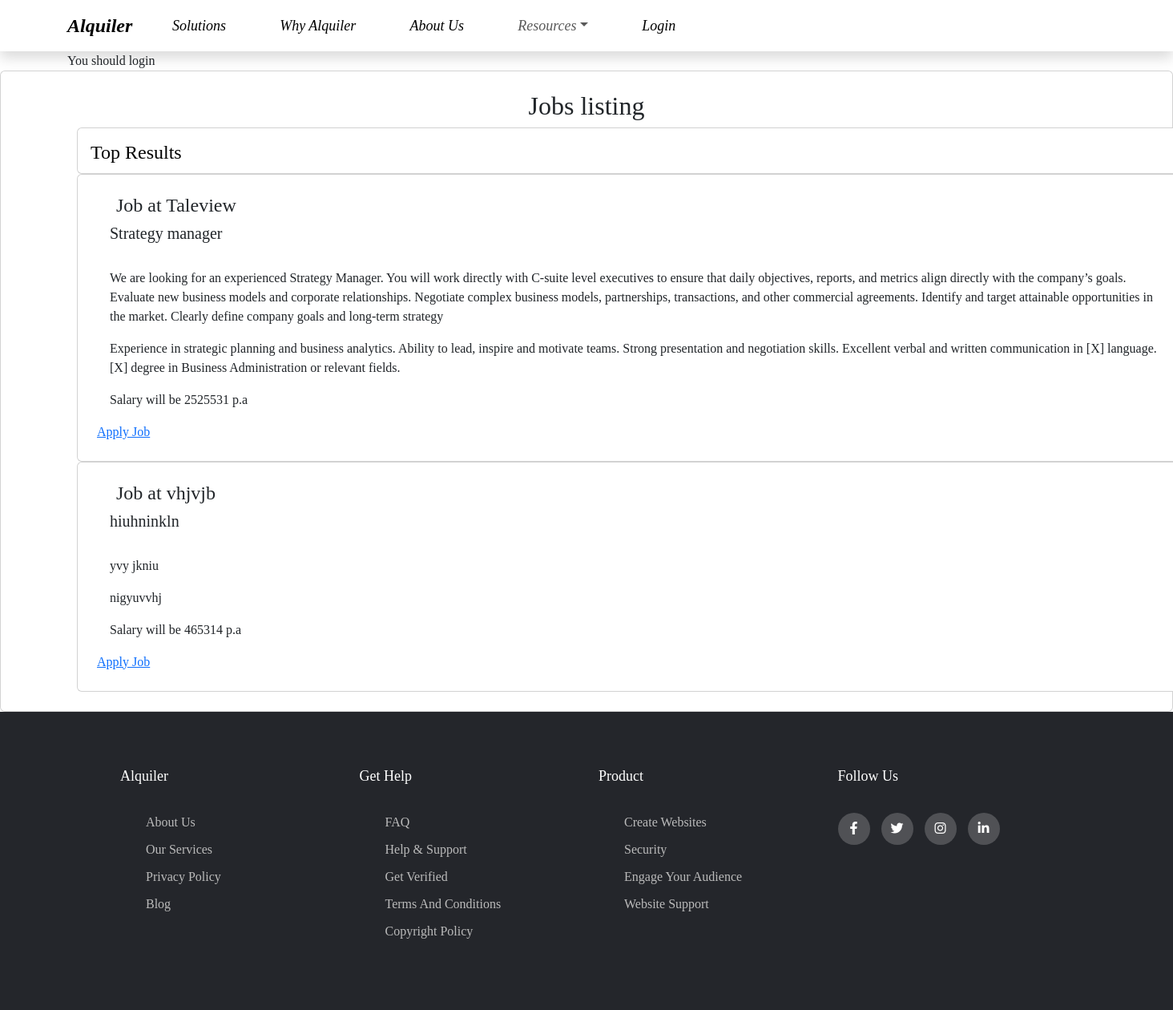
The app's page /accounts/student/home/ with its own data.
### base/models.py (models this page shows, shortened)
class Job(models.Model):
    user =  models.OneToOneField(User, on_delete=models.CASCADE, primary_key=True)
    company_name = models.CharField(max_length=100)
    company_email = models.EmailField(unique=True)
    company_number_of_employees = models.IntegerField()
    your_first_and_last_name = models.CharField(max_length=100)
    are_you_a_hiring_manager = models.CharField(max_length=100)
    your_phone_number = models.IntegerField(unique=True)
    how_you_heard_about_us = models.CharField(max_length=100)
    job_title = models.CharField(max_length=100)
    where_will_an_employee_report_to_work = models.CharField(max_length=100)
    what_is_the_job_type = models.CharField(max_length=100, default=True)
    how_quickly_do_you_need_to_hire = models.CharField(default=True,max_length=100)
    what_is_the_schedule_for_this_job = models.CharField(max_length=100,default=True)
    is_there_a_planned_start_date_for_this_job = models.CharField(max_length=100,default=True)
    what_is_the_pay =models.IntegerField(default=True)
    job_description = models.CharField(max_length=1000,default=True)
    job_benefits = models.CharField(max_length=1000 ,default=True)
    job_requirements = models.CharField(max_length=1000 , default=True)

### accounts/views.py (the view)
# urls.py: path('student/home/', views.student_home, name='student_home'),
def student_home(request):
    companies = Company.objects.all()
    jobs = Job.objects.all()
    ctx = {'companies': companies, 'jobs':jobs}
    return render(request, 'accounts/student_home.html', ctx)

### templates/accounts/student_home.html (shortened to what this page needs)
{% extends 'layout/base.html' %}
{% load django_bootstrap5 %}
{% block content %}
<div class="container">
<div class="col-md-4">
    {% if user.is_authenticated %}
    Welcome
    {% if request.session.is_student %}
    Student {{user.username}}
    <p>
        {{user.student.course}}
    </p>
    <p>
        {{user.student.stream}}
    </p>
    <p>
        {{user.student.roll_no}}
    </p>
    <p>
        {{user.student.phone}}
    </p>
    <p>
        {{user.student.city}}
    </p>
    <p>
        {{user.student.passing_year}}
    </p>
    {% endif %}
    You are logged in.
    {% else %}
    You should login
    {% endif %}
</div>
</div>
<div class="card text-center">
    <div class="container">
        <div class="row">
            <div class="col-12 my-4">
                <h2>Jobs listing</h2>
                <div class="container-fluid">
                    <div class="column">
                        <div class="card" id="topr">
                            <div class="card-body">
                                <h4 class="card-title text-black ml-4"  align="left">Top Results</h4>
                            </div>
                        </div>
                        {% for job in jobs %}
                        <div class="col-md-4" id="col-md-4">
                            <div class="card">
                                <div class="card-body" align="left" id="card-body">
                                    <h4 class="card-title mx-4">Job at {{job.company_name}}</h4>
                                    <h5 class="card-text mx-3">{{job.job_title}}</h5><br>
                                    <p class="card-text mx-3">
                                        {{job.job_description}}
                                    </p>
                                    <p class="card-text mx-3">
                                        {{job.job_requirements}}
                                    </p>
                                    <p class="card-text mx-3">
                                        Salary will be {{job.what_is_the_pay}} p.a
                                    </p>
                                    <a href="{% url 'application' %}">Apply Job</a>
                                </div>
                            </div>
                        </div>
                        {% empty %}
                        <div class="alert alert-danger" role="alert" style="width: 1400px;">
                            <strong>No Jobs Available</strong> Check back tomorrow.
                        </div>
                        {% endfor %}
                    </div>
                </div>
            </div>
        </div>
    </div>
</div>
<footer class="footer">
    <div class="container-footer">
      <div class="row" id="roow">
        <div class="footer-col">
          <h4>Alquiler</h4>
          <ul>
            <li><a href="#">about us</a></li>
            <li><a href="#">our services</a></li>
            <li><a href="#">privacy policy</a></li>
            <li><a href="#">blog</a></li>
          </ul>
        </div>
        <div class="footer-col">
          <h4>get help</h4>
          <ul>
            <li><a href="#">FAQ</a></li>
            <li><a href="#">help & support</a></li>
            <li><a href="#">get verified</a></li>
            <li><a href="#">terms and conditions</a></li>
            <li><a href="#">copyright policy</a></li>
          </ul>
        </div>
        <div class="footer-col">
          <h4>Product</h4>
          <ul>
            <li><a href="#">Create websites</a></li>
            <li><a href="#">security</a></li>
            <li><a href="#">engage your audience</a></li>
            <li><a href="#">website support</a></li>
          </ul>
        </div>
        <div class="footer-col">
          <h4>follow us</h4>
          <div class="social-links">
            <a href="#"><i class="fab fa-facebook-f"></i></a>
            <a href="#"><i class="fab fa-twitter"></i></a>
            <a href="#"><i class="fab fa-instagram"></i></a>
            <a href="#"><i class="fab fa-linkedin-in"></i></a>
          </div>
        </div>
      </div>
    </div>
  </footer>
    {% endblock content %}

### templates/layout/base.html (shortened to what this page needs)
{% load django_bootstrap5 %}
<!DOCTYPE html>
<html lang="en">
<head>
  {% bootstrap_css %}
  <link rel="stylesheet"
  href="https://cdnjs.cloudflare.com/ajax/libs/bootstrap-icons/1.9.1/font/bootstrap-icons.min.css"
 />
<link rel="stylesheet" href="https://cdnjs.cloudflare.com/ajax/libs/font-awesome/6.2.1/css/all.min.css" />
</head>
<body>
  <nav class="navbar navbar-expand-lg navbar-white bg-white fixed-top shadow">
    <div class="container" align="center">
      <a class="navbar-brand" href="/"><b>Alquiler</b></a>
      <div class="collapse navbar-collapse" id="collapsibleNavId">
        <ul class="navbar-nav me-auto mt-2 mt-lg-0">
          <li class="nav-item">
            <a class="nav-link active" href="{% url 'solutions' %}" aria-current="page">Solutions<span class="visually-hidden">(current)</span></a>
          </li>
          <li class="nav-item">
            <a class="nav-link active" href="{%  url 'why' %}" aria-current="page">Why Alquiler<span class="visually-hidden">(current)</span></a>
          </li>
          <li class="nav-item">
            <a class="nav-link active" href="{% url 'about' %}" aria-current="page">About Us<span class="visually-hidden">(current)</span></a>
          </li>
          <li class="nav-item dropdown">
            <a class="nav-link dropdown-toggle" href="#" id="dropdownId" data-bs-toggle="dropdown" aria-haspopup="true" aria-expanded="false">Resources</a>
          </li>
          {% if request.user.is_authenticated %}
          {% if request.session.is_student %}
          <div class="dropdown open " >
            <button class="btn  dropdown-toggle nav-link" type="button" id="triggerId" data-bs-toggle="dropdown" aria-haspopup="true"
                aria-expanded="false">
                <i class="bi bi-person-circle h4"></i> Signout
                </button>
            <div class="dropdown-menu" aria-labelledby="triggerId">
              <button class="dropdown-item" href="#"><i class="bi bi-box-arrow-right"></i>  Dashboard</button>
              <a class="dropdown-item" href="{% url 'student_home' %}"><i class="bi bi-box-arrow-right"></i>  Profile</a>
              <li>
                <hr class="dropdown-divider">
            </li>
              <a class="dropdown-item" href="{% url 'logout' %}"><i class="bi bi-box-arrow-right"></i>  Signout</a>
            </div>
          </div>
          {% endif %}
          {% if request.session.is_company %}
          <div class="dropdown open " >
            <button class="btn  dropdown-toggle nav-link" type="button" id="triggerId" data-bs-toggle="dropdown" aria-haspopup="true"
                aria-expanded="false">
                <i class="bi bi-person-circle h4"></i> Signout
                </button>
            <div class="dropdown-menu" aria-labelledby="triggerId">
              <button class="dropdown-item" href="#"><i class="bi bi-box-arrow-right"></i>  Dashboard</button>
              <a class="dropdown-item" href="{% url 'company_home' %}"><i class="bi bi-box-arrow-right"></i>  Profile</a>
              <li>
                <hr class="dropdown-divider">
            </li>
              <a class="dropdown-item" href="{% url 'logout' %}"><i class="bi bi-box-arrow-right"></i>  Signout</a>
            </div>
          </div>
          <li class="nav-item">
            <a class="nav-link bg-primary text-white" href="{% url 'job' %}" aria-current="page">Post Job<span class="visually-hidden">(current)</span></a>
          </li>
          {% endif %}
          {% else %}
          <li class="nav-item">
            <a class="nav-link active text-black" href="{% url 'select_login' %}" aria-current="page">Login<span class="visually-hidden">(current)</span></a>
          </li>
          {% endif %}
          <li class="nav-item">
            <a class="nav-link active" href="" aria-current="page" type="button"><span class="visually-hidden">(current)</span></a>
          </li>
        </ul>
      </div>
    </div>
  </nav>
  <main style="margin-top:4rem">
    {% block content %}{% endblock %}
  </main>
</body>
</html>

### templates/accounts/student_home.html (style rules this page uses)
* { margin: 0; padding: 0; box-sizing: border-box; }
.container-footer { max-width: 1170px; margin: auto; }
ul { list-style: none; }
.footer { background-color: #24262b; padding: 70px 0; }
.footer-col { width: 25%; padding: 0 15px; }
.footer-col h4 { font-size: 18px; color: #ffffff; text-transform: capitalize; margin-bottom: 35px; font-weight: 500; position: relative; }
.footer-col h4::before { content:''; position: relative; left: 0; bottom: -10px; background-color: #e91e63; height: 2px; box-sizing: border-box; width: 50px; }
.footer-col ul li:not(:last-child) { margin-bottom: 10px; }
.footer-col ul li a { font-size: 16px; text-transform: capitalize; color: #ffffff; text-decoration: none; font-weight: 300; color: #bbbbbb; display: block; transition: all 0.3s (ease); }
.footer-col .social-links a { display: inline-block; height: 40px; width: 40px; background-color: rgba(255,255,255,0.2); margin: 0 10px 10px 0; text-align: center; line-height: 40px; border-radius: 50%; color: #ffffff; transition: all 0.5s (ease); }
#col-md-4 { width: 1400px; color: black; }
#card-body { margin: 0.5rem; }
#topr { height:3.6rem ; width:1400px; }

### templates/layout/base.html (style rules this page uses)
body { font-family: cursive }
.navbar { background-color: white; height: 4rem; font-size: large; font-style: italic; border-bottom: 0.4rem ; }
.nav-link { margin: 1.6rem; }
.navbar-brand { font-size:x-large; }

### records on screen
Job: company_name "Taleview", job_title "Strategy manager", job_description "We are looking for an experienced Strategy Manager. You will work directly with C-suite level executives to ensure that daily objectives, reports, and metrics align directly with the company’s goals. Evaluate new business models and corporate relationships. Negotiate complex business models, partnerships, transactions, and other commercial agreements. Identify and target attainable opportunities in the market. Clearly define company goals and long-term strategy", job_requirements "Experience in strategic planning and business analytics. Ability to lead, inspire and motivate teams. Strong presentation and negotiation skills. Excellent verbal and written communication in [X] language. [X] degree in Business Administration or relevant fields.", what_is_the_pay "2525531"
Job: company_name "vhjvjb", job_title "hiuhninkln", job_description "yvy jkniu", job_requirements "nigyuvvhj", what_is_the_pay "465314"
